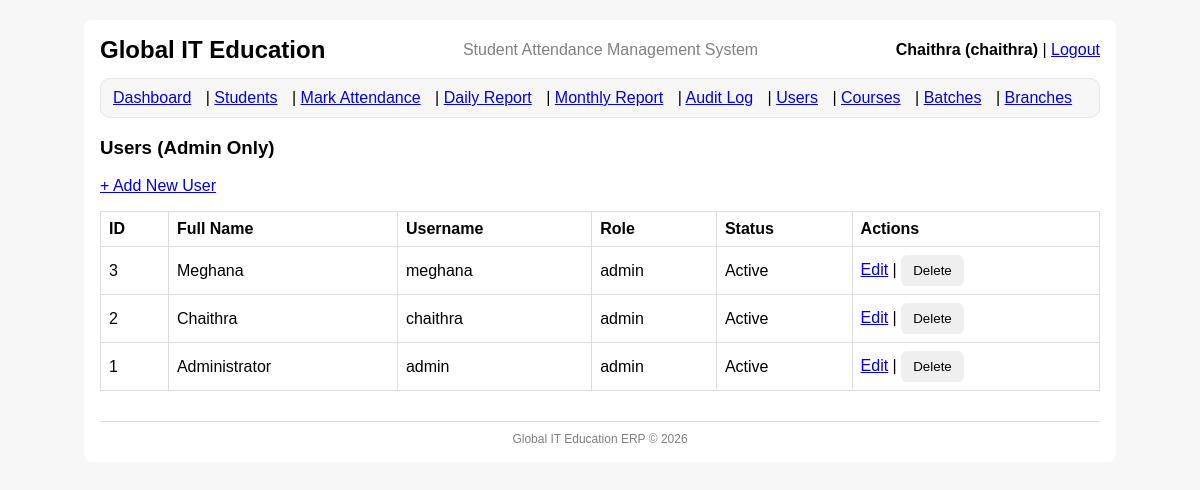
Page /users (signed in) on the committed database.
### tables this page shows
CREATE TABLE users (
            id INTEGER PRIMARY KEY AUTOINCREMENT,
            full_name TEXT NOT NULL,
            username TEXT NOT NULL UNIQUE,
            password_hash TEXT NOT NULL,
            role TEXT NOT NULL CHECK(role IN ('admin','staff')),
            is_active INTEGER NOT NULL DEFAULT 1,
            created_at TEXT NOT NULL
        );

### app.py (the view)
@app.route("/users")
@admin_required
def users_list():
    conn = get_conn()
    cur = conn.cursor()
    cur.execute("SELECT id, full_name, username, role, is_active, created_at FROM users ORDER BY id DESC")
    users = cur.fetchall()
    conn.close()
    return render_template("users.html", users=users)

### auth.py (called while the page is built)
def admin_required(view_func):
    @wraps(view_func)
    def wrapper(*args, **kwargs):
        if "user_id" not in session:
            flash("Please login first.", "danger")
            return redirect(url_for("login"))
        if session.get("role") != "admin":
            flash("Admin access required.", "danger")
            return redirect(url_for("dashboard"))
        return view_func(*args, **kwargs)
    return wrapper

### db.py (called while the page is built)
def get_conn():
    conn = sqlite3.connect(DB_PATH)
    conn.row_factory = sqlite3.Row
    conn.execute("PRAGMA foreign_keys = ON;")
    return conn

### templates/users.html
{% extends "base.html" %}
{% block content %}
<h3>Users (Admin Only)</h3>
<p><a href="{{ url_for('user_add') }}">+ Add New User</a></p>
<table>
  <tr>
    <th>ID</th>
    <th>Full Name</th>
    <th>Username</th>
    <th>Role</th>
    <th>Status</th>
    <th>Actions</th>
  </tr>
  {% for u in users %}
  <tr>
    <td>{{ u.id }}</td>
    <td>{{ u.full_name }}</td>
    <td>{{ u.username }}</td>
    <td>{{ u.role }}</td>
    <td>{{ "Active" if u.is_active==1 else "Inactive" }}</td>
    <td>
      <a href="{{ url_for('user_edit', user_id=u.id) }}">Edit</a>
      |
      <form action="{{ url_for('user_delete', user_id=u.id) }}" method="post" style="display:inline;">
        <button type="submit" onclick="return confirm('Delete this user?')">Delete</button>
      </form>
    </td>
  </tr>
  {% endfor %}
</table>
{% endblock %}

### static/style.css (style rules this page uses)
body { font-family: Arial, sans-serif; background:#f7f7f7; }
table { width:100%; border-collapse: collapse; margin-top: 10px; }
th, td { border: 1px solid #ddd; padding: 8px; text-align:left; }
button { padding: 8px 12px; border:0; border-radius: 6px; cursor:pointer; }

### rows in the picture
users: id "3", full_name "Meghana", username "meghana", role "admin", is_active "Active"
users: id "2", full_name "Chaithra", username "chaithra", role "admin", is_active "Active"
users: id "1", full_name "Administrator", username "admin", role "admin", is_active "Active"

### other values in the picture
{{ session.get("full_name") }} "Chaithra"
{{ session.get("username", "") }} "chaithra"
